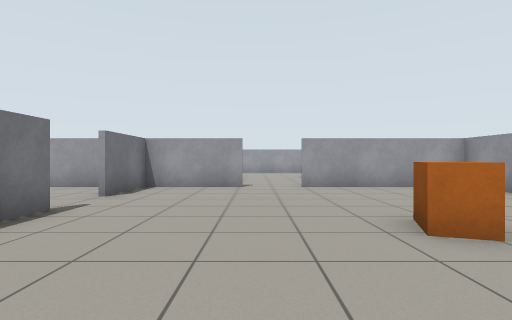
View 1 (above)

19 first-person views from a walk through a robot-simulator world made for Gazebo. The camera is 0.83 m above the floor, looks level and sees 80° across. The floor is counted in squares, 1 m on a side. Each view is taken from the middle of a square. On the plan, view 1 faces up. The plan holds only what a view shows up to about 11 squares ahead; the rest is blank.

View 2
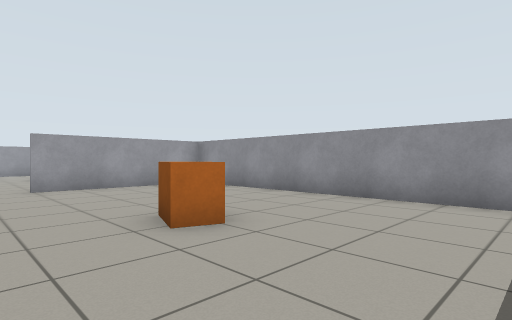

View 3
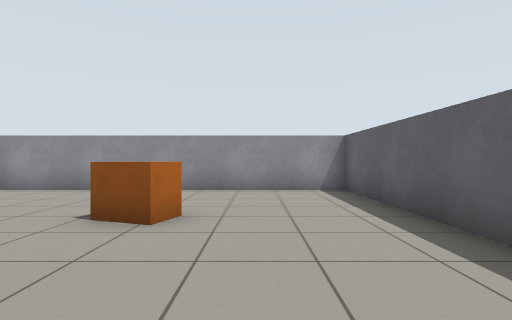

View 4
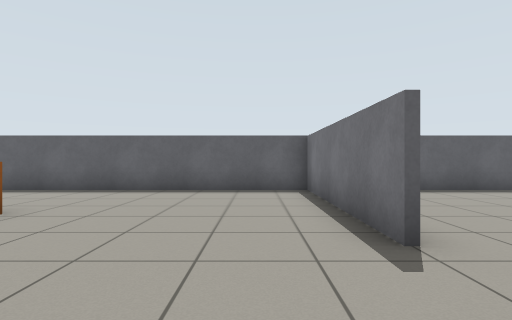

View 5
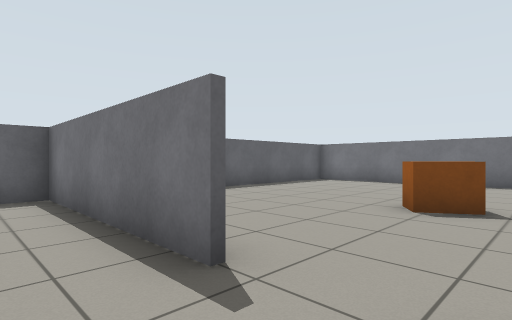

View 6
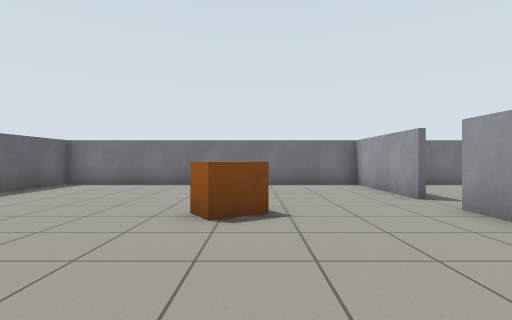

View 7
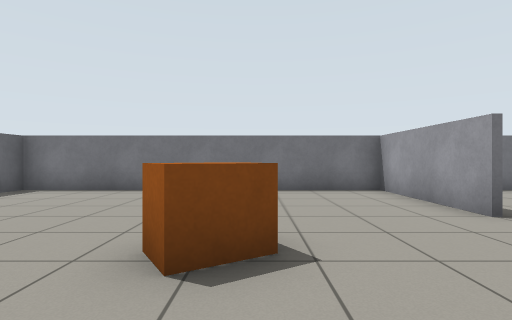

View 8
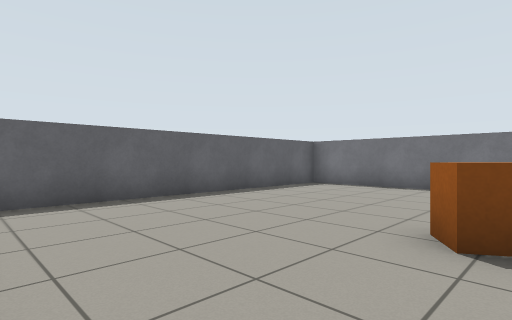

View 9
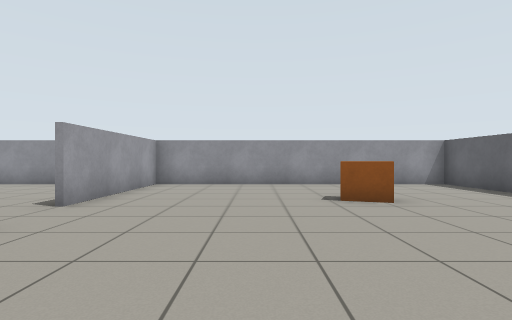

View 10
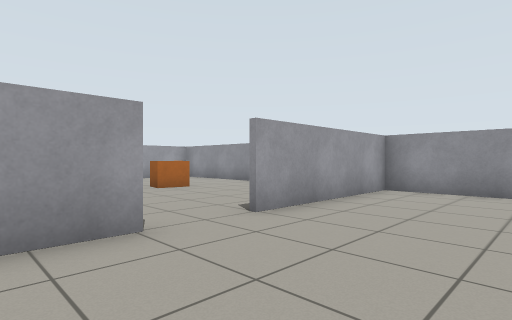

View 11
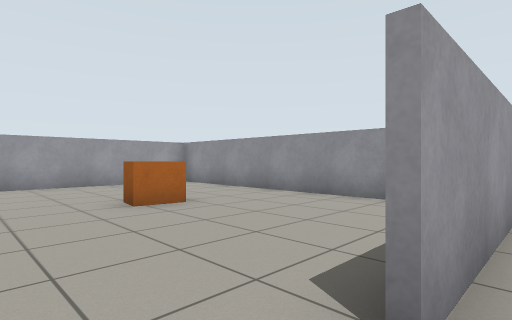

View 12
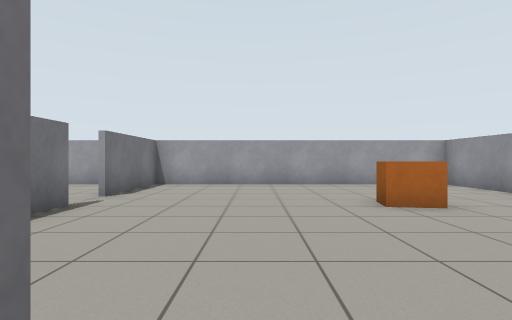

View 13
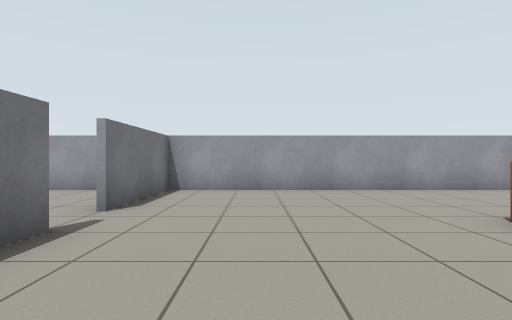

View 14
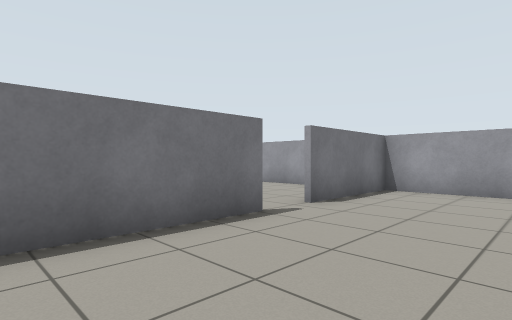

View 15
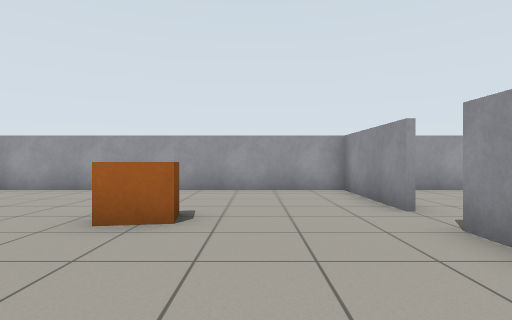

View 16
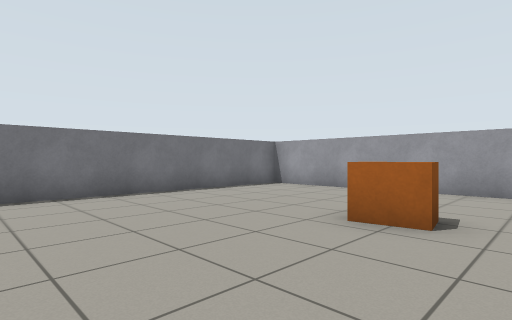

View 17
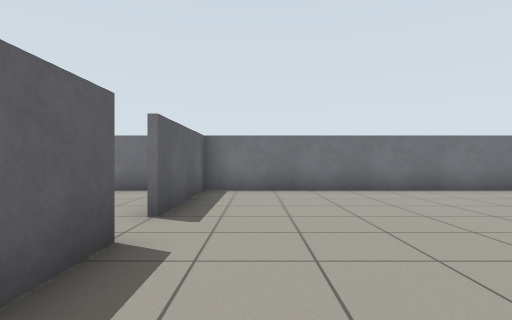

View 18
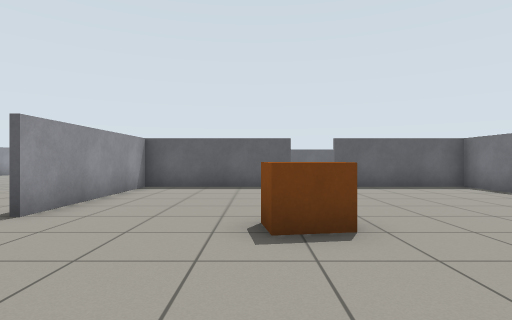

View 19
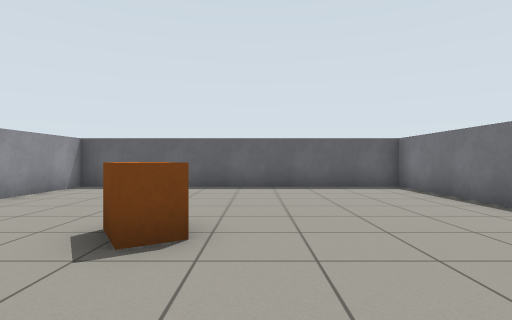

### Floor plan
Points are (right, up) in squares from view 1. A wall is a line through its corners. A room is listed if a view was taken in it or the views show most of it. See-through windows are left out.
Room 1 (views 1, 2, 3, 4, 5, 6, 10, 11, 12)
walls: (-0.4, 9.4) (-3.6, 9.4); (-3.4, 5.1) (-3.4, -0.5); (-3.4, 9.6) (-3.4, 6.9); (-3, -0.4) (6.4, -0.4) (6.4, 9.4) (1.4, 9.4)
ways out: opening at (-3, 6) to room 2; opening at (0.5, 10) to room 3
objects: orange box (2, 3) to (3, 4)
Room 2 (views 7, 8, 9, 19)
walls: (-9.4, 9.4) (-13.5, 9.4); (-4.8, 9.4) (-8.1, 9.4); (-13.4, 10.1) (-13.4, -0.4) (-3, -0.4); (-3.6, -0.5) (-3.6, 2.6)
ways out: opening at (-3, 6) to room 1; opening at (-9, 10) to room 4
objects: orange box (-8, 5) to (-7, 6)
Room 3 (views 13, 14)
walls: (-3.4, 14.6) (-3.4, 11.2); (6.4, 11.5) (6.4, 19.4) (-3.1, 19.4); (-3.4, 19.5) (-3.4, 15.9)
ways out: opening at (0.5, 10) to room 1; opening at (-3, 15) to room 4
objects: orange box (3, 14) to (3, 15)
Room 4 (views 15, 16, 17, 18)
walls: (-8.1, 9.6) (-3.6, 9.6) (-3.6, 14.6); (-3.6, 15.9) (-3.6, 19.5); (-13.4, 19.1) (-13.4, 10.1); (-13.5, 9.6) (-9.4, 9.6); (-3.1, 19.4) (-13.1, 19.4)
ways out: opening at (-9, 10) to room 2; opening at (-3, 15) to room 3
objects: orange box (-8, 15) to (-7, 15)

Where each view was taken, in squares from view 1:
view 1: 0 up, 0 right, facing up
view 2: 0 up, 0 right, facing up-right
view 3: 2 up, 2 left, facing right
view 4: 8 up, 2 left, facing down
view 5: 7 up, 2 left, facing down-left
view 6: 6 up, 3 left, facing left
view 7: 6 up, 5 left, facing left
view 8: 6 up, 4 left, facing down-left
view 9: 6 up, 4 left, facing right
view 10: 6 up, 2 left, facing up-right
view 11: 9 up, 0 right, facing up-right
view 12: 9 up, 0 right, facing up
view 13: 11 up, 1 left, facing up
view 14: 11 up, 0 right, facing up-left
view 15: 11 up, 6 left, facing up
view 16: 11 up, 6 left, facing up-left
view 17: 11 up, 5 left, facing left
view 18: 19 up, 7 left, facing down
view 19: 9 up, 9 left, facing down
